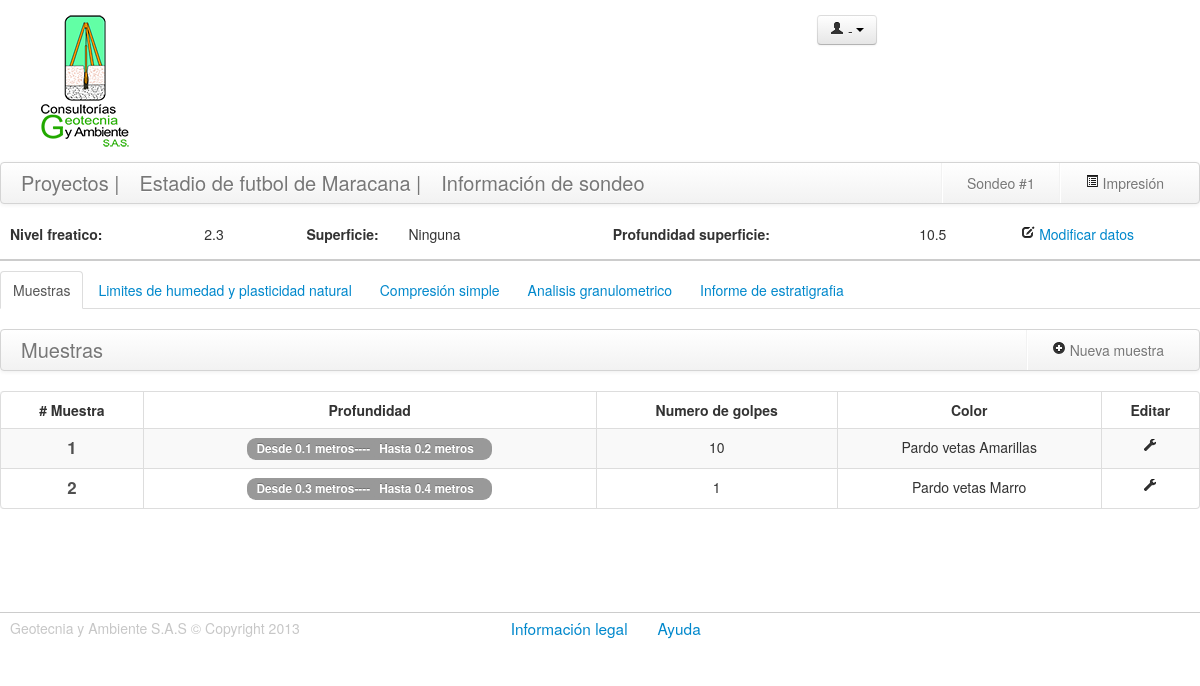
The page /muestras.php?idp=65&ids=1&numsondeo=1 on the database its author committed.
### tables this page shows
CREATE TABLE IF NOT EXISTS `proyectos` (
  `id_proyecto` int(30) NOT NULL AUTO_INCREMENT COMMENT 'Id del proyecto\r\n',
  `codigo_proyecto` int(30) NOT NULL COMMENT 'Codigo unico de proyecto',
  `nombre_proyecto` varchar(200) DEFAULT NULL COMMENT 'Nombre del proyecto',
  `lugar` varchar(200) DEFAULT NULL COMMENT 'Lugar donde se realiza el proyecto\r\n',
  `contratista` varchar(100) DEFAULT NULL COMMENT 'Nombre del contratista\r\n',
  `fecha` date NOT NULL COMMENT 'Fecha del proyecto\r\n',
  `fk_id_autor` int(11) NOT NULL,
  `fk_id_responsable` int(19) NOT NULL,
  `estado` int(11) NOT NULL DEFAULT '1',
  PRIMARY KEY (`id_proyecto`),
  UNIQUE KEY `codigo_proyecto` (`codigo_proyecto`),
  KEY `fk_id_autor` (`fk_id_autor`),
  KEY `fk_id_responsable` (`fk_id_responsable`)
);

CREATE TABLE IF NOT EXISTS `sondeos` (
  `id_sondeo` int(11) NOT NULL AUTO_INCREMENT COMMENT 'id de sondeo\r\n',
  `nivel_freatico` float DEFAULT NULL COMMENT 'Nivel freatico del suelo',
  `profundidad_superficie` float DEFAULT NULL,
  `estado` int(11) NOT NULL,
  `fk_id_tipo_superficie` int(11) DEFAULT NULL,
  `fk_idproyecto` int(11) NOT NULL COMMENT 'llave foranea del id del proyecto\r\n',
  PRIMARY KEY (`id_sondeo`),
  KEY `fk_idproyecto` (`fk_idproyecto`),
  KEY `fk_id_tipo_superficie` (`fk_id_tipo_superficie`)
);

CREATE TABLE IF NOT EXISTS `tipo_superficie` (
  `id_tipo_superficie` int(11) NOT NULL AUTO_INCREMENT COMMENT 'Id tipo de superficie\r\n',
  `tipo_superficie` varchar(60) DEFAULT NULL,
  PRIMARY KEY (`id_tipo_superficie`),
  UNIQUE KEY `tipo_superficie` (`tipo_superficie`)
);

CREATE TABLE IF NOT EXISTS `muestras` (
  `id_muestra` int(30) NOT NULL AUTO_INCREMENT COMMENT 'Id de las muestras\r\n',
  `profundidad_inicial` float NOT NULL COMMENT 'Profundidad inicial de la muestra',
  `profundidad_final` float NOT NULL COMMENT 'Profundidad final de la muestra',
  `descripcion` varchar(200) NOT NULL COMMENT 'Descripcion de la muestra\r\n',
  `material_de_relleno` int(11) DEFAULT '0' COMMENT '0 sino es material de relleno o 1 si es material de relleno',
  `numero_golpes` varchar(200) NOT NULL,
  `estado` int(11) NOT NULL,
  `fk_idsondeo` int(11) NOT NULL COMMENT 'Llave foranea sondeo\r\n',
  PRIMARY KEY (`id_muestra`),
  KEY `fk_idsondeo` (`fk_idsondeo`)
);

### includes/proyectos.php (called while the page is built, shortened)
<?php
class proyectos extends DataBase {
    public function getDatosProyecto( $idp ) {
        $retorno = false;
        $sql = "SELECT
                      p.id_proyecto,
                      p.codigo_proyecto,
                      p.nombre_proyecto,
                      p.lugar,
                      p.contratista,
                      p.fecha,
                      p.fk_id_responsable,
                      r.Nombres as nombres_responsable,
                      r.apellidos as apellidos_responsable
                 FROM
                      proyectos p,usuarios r
                 where
                       p.fk_id_responsable=r.id_usuario and p.id_proyecto='".$this->real_escape_string($idp)."' and p.estado='1' LIMIT 1";
        $respuesta = $this -> query($sql);
        if ($respuesta) {
            $retorno = $respuesta -> fetch_object();
        }
        return $retorno;
    }
}
?>

### includes/sondeos.php (called while the page is built, shortened)
<?php
class sondeos extends DataBase {
	function getDatosSondeo($ids) {
		$retorno = false;
		$sql = "SELECT
								  `s`.`id_sondeo`,
								  `s`.`nivel_freatico`,
								  `s`.`profundidad_superficie`,
								  `s`.`estado`,
								  `s`.`fk_id_tipo_superficie`,
								   sup.`tipo_superficie`,
								  `s`.`fk_idproyecto`
						FROM 	`sondeos` `s`,`tipo_superficie` sup
 					  WHERE s.`fk_id_tipo_superficie`=sup.`id_tipo_superficie` LIMIT 1";
		$respuesta = $this->query($sql);
		if ( $respuesta ) {
			$retorno = $respuesta->fetch_object();
		}
		return $retorno;
	}
}
?>

### includes/muestras.php (called while the page is built, shortened)
<?php
class muestras extends DataBase {
	function getMuestrasSondeo($idSondeos) {
		$retorno = false;
		$sql = "SELECT * FROM muestras WHERE fk_idsondeo='" . $this -> real_escape_string($idSondeos) . "' AND estado='1' ORDER BY profundidad_inicial,profundidad_final DESC";
		$respuesta = $this -> query($sql);
		if ($respuesta) {
			$matriz = array();
			while ($fila = $respuesta -> fetch_object()) {
				$matriz[] = $fila;
			}
			$retorno = $matriz;
		}
		return $retorno;
	}
}
?>

### muestras.php (the view, shortened to what this page needs)
<?php
  require_once('includes/sondeos.php');
  require_once('includes/muestras.php');
  require_once('includes/proyectos.php');
  $data = $_SESSION['usuario'];
  $proyectosClass = new proyectos();
  $proyectos = $proyectosClass->getDatosProyecto($_GET['idp']);
  $sondeosClass = new sondeos();
  $datos_sondeo=$sondeosClass->getDatosSondeo($_GET['ids']);
  $muestras = new muestras();
  $muestrasSondeo = $muestras->getMuestrasSondeo($_GET['ids']);
  ?>
<!DOCTYPE html>
<html lang="es" class="no-js">
  <head>
    <link rel="stylesheet" href="assets/css/bootstrap.css">
    <link rel="stylesheet" href="assets/css/base.css">
    <link rel="stylesheet" href="assets/css/muestras.css">
  </head>
  <body>
    <div class="row-fluid header">
      <div class="span2">
        <figure class="logo"></figure>
      </div>
      <h3 class="span4 header-title"> </h3>
      <div class="btn-group span3 offset2 datos-perfil ">
        <a class="btn dropdown-toggle" data-toggle="dropdown" href="#">
        <span><i class="icon-user"></i><?php echo $data['tipo']." - ".$data['nombres']." ".$data['apellidos']; ?></span>
        <span class="caret"></span>
        </a>
      </div>
    </div>
    <div class="row-fluid cuerpo-proyectos">
      <div class="navbar">
        <div class="navbar-inner">
          <div class="container">
            <a class="brand" href="proyectos.php" data-toggle="tooltip" title="Click para ver todos los Proyectos">Proyectos |</a>
            <a class="brand" href="sondeos.php?idp=<?php echo $_GET['idp'] ?>" data-toggle="tooltip" title="Click para  ver los sondeos de este proyecto"> <?php echo $proyectos->nombre_proyecto; ?> |</a>
            <a class="brand" href="#" data-toggle="tooltip" title="Debajo puede ver la información del Sondeo">Información de sondeo</a>
            <ul class="nav pull-right">
              <li class="divider-vertical"></li>
              <li>
                <a href="#informe" role="button"  data-toggle="modal">
                <i  class="icon-list-alt"></i> Impresión
                </a>
              </li>
            </ul>
            <ul class="nav pull-right">
              <li class="divider-vertical"></li>
              <li>
                <a href="#">Sondeo #<?php echo $_GET['numsondeo'] ?></a>
              </li>
            </ul>
          </div>
        </div>
      </div>
      <div class="info_sondeos">
        <div class="row-fluid">
          <label for="nombre_proyecto_label" class="span2 title">Nivel freatico:</label>
          <label for="nombre_proyecto" class="span1"><?php echo $datos_sondeo->nivel_freatico; ?></label>
          <label for="codigo_proyecto_label" class="span1 title">Superficie:</label>
          <label for="codigo_proyecto" class="span2"><?php echo $datos_sondeo ->tipo_superficie; ?> </label>
          <label for="fecha_proyecto_label" class="span3 title">Profundidad superficie:</label>
          <label for="fecha_proyecto_label" class="span1"><?php echo $datos_sondeo ->profundidad_superficie; ?></label>
          <a href="#modificarsondeo" role="button" data-toggle="modal" class=" span2"> <i class="icon-edit"></i> Modificar datos</a>
        </div>
      </div>
      <ul id="myTab" class="nav nav-tabs">
        <li class="active">
          <a href="#Muestras" data-toggle="tab">Muestras</a>
        </li>
        <li>
          <a href="#Limites"  data-toggle="tab">Limites de humedad y plasticidad natural</a>
        </li>
        <li>
          <a href="#Compresion" data-toggle="tab">Compresión simple</a>
        </li>
        <li>
          <a href="#Granulometria" data-toggle="tab">Analisis granulometrico</a>
        </li>
        <li>
          <a href="#Informe" data-toggle="tab">Informe de estratigrafia</a>
        </li>
      </ul>
      <div id="myTabContent" class="tab-content">
        <div class="tab-pane fade in active" id="Muestras">
          <div class="navbar">
            <div class="navbar-inner">
              <div class="container">
                <a class="brand" href="#">Muestras</a>
                <ul class="nav pull-right">
                  <li class="divider-vertical"></li>
                  <li>
                    <a href="#nuevamuestra" role="button" data-toggle="modal">
                    <i class="icon-plus-sign"></i> Nueva muestra
                    </a>
                  </li>
                </ul>
              </div>
            </div>
          </div>
          <table class="table table-hover table-striped table-bordered" id='muestras'>
            <thead>
              <tr>
                <th># Muestra</th>
                <th>Profundidad</th>
                <th>Numero de golpes</th>
                <th>Color</th>
                <th>Editar</th>
              </tr>
            </thead>
            <tbody>
              <?php if( count($muestrasSondeo) > 0 ): ?>
              <?php $i = 1; ?>
              <?php foreach( $muestrasSondeo as $datoMuestra ): ?>
              <tr>
                <td ><span class="titulo-proyectos"><?php echo $i; ?></span></td>
                <td>
                  <span class="badge">Desde <span> <?php echo $datoMuestra->profundidad_inicial ?> metros</span>----<span class='badge' >Hasta <?php echo $datoMuestra->profundidad_final ?> metros</span>
                </td>
                <td><?php echo $datoMuestra->numero_golpes ?></td>
                <td><?php echo $datoMuestra->descripcion ?></td>
                <td>
                  <a rel='<?php echo $datoMuestra->id_muestra.",".$datoMuestra->profundidad_inicial.",".$datoMuestra->profundidad_final.",".$datoMuestra->descripcion.",".$datoMuestra->material_de_relleno.",".$datoMuestra->numero_golpes; ?>' id="<?php echo $datoMuestra->id_muestra ?>" class="modalMuestra" role="button" data-toggle="modal" href="#editarmuestra">
                  <i class='icon-wrench'></i>
                  </a>
                </td>
              </tr>
              <?php $i++; ?>
              <?php endforeach; ?>
              <?php else: ?>
              <td colspan="7">No hay datos que mostrar</td>
              <?php endif; ?>
            </tbody>
          </table>
        </div>
      </div>
    </div>
    <div class="row-fluid footer ">
      <footer class="span12">
        <p class="copiright span4" >Geotecnia y Ambiente S.A.S &copy; Copyright 2013</p>
        <p class="span6 offset1"><a href="#legal" role="button" data-toggle="modal" class="links-footer">Información legal</a><a href="#Ayuda" role="button" data-toggle="modal" class="links-footer">Ayuda</a>
        </p>
      </footer>
    </div>
  </body>
</html>

### assets/css/base.css (style rules this page uses)
.logo { background:url(../img/logo_geotecnia.png) no-repeat; height: 134px; width: 90px; transition:all 0.5s ease-in; }
.header { border-bottom: 1px solid #CCC }
.header-title { margin-top: 100px; font-family: 'Open Sans', sans-serif; font-weight: 500; }
.datos-perfil { margin-top: 15px; }
.copiright { color: #c7c7c7; padding-left: 10px; }
.footer { border-top: 1px solid #CCC; padding: 5px 0 0 0 ; }
a.links-footer { font-size: 1.1em; font-weight: 500; padding-right: 30px; transition:all 0.5s ease-in; }

### assets/css/muestras.css (style rules this page uses)
.header { border-bottom: none; }
.table td { text-align: center; }
.table th { text-align: center; }
.titulo-proyectos { font-weight:600; font-size: 1.2em; color: #505050; }
.cuerpo-proyectos { min-height:450px; }
.title { font-weight: bold; }
.info_sondeos label:first-child { padding-left: 10px; }
.info_sondeos { border-bottom: 2px solid #CCC; margin-bottom: 10px; }

### rows shown on the page
proyectos: nombre_proyecto "Estadio de futbol de Maracana"
sondeos: nivel_freatico "2.3", fk_id_tipo_superficie.tipo_superficie "Ninguna", profundidad_superficie "10.5"
muestras: profundidad_inicial "0.1", profundidad_final "0.2", numero_golpes "10", descripcion "Pardo vetas Amarillas"
muestras: profundidad_inicial "0.3", profundidad_final "0.4", numero_golpes "1", descripcion "Pardo vetas Marro"

### other values the page prints
$_GET['numsondeo'] "1"
